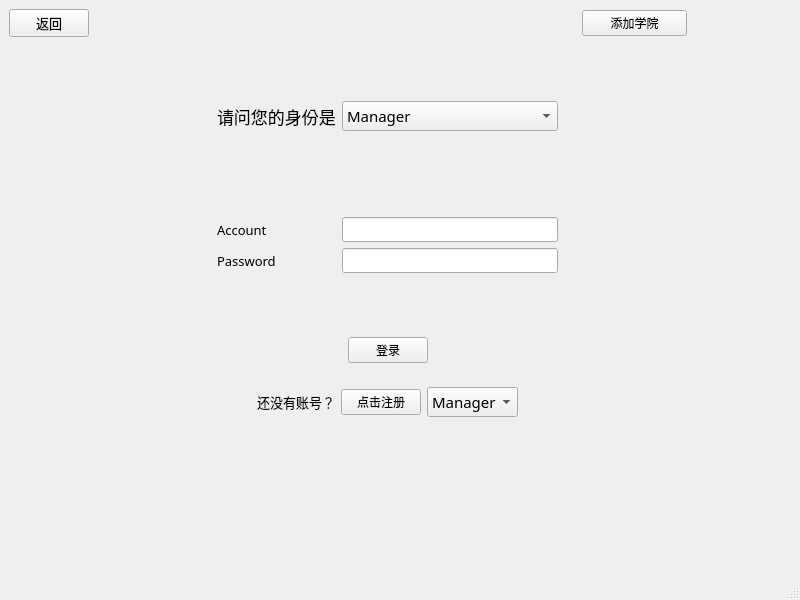
<?xml version="1.0" encoding="UTF-8"?>
<ui version="4.0">
 <class>Login</class>
 <widget class="QMainWindow" name="Login">
  <property name="geometry">
   <rect>
    <x>0</x>
    <y>0</y>
    <width>800</width>
    <height>600</height>
   </rect>
  </property>
  <property name="windowTitle">
   <string>用户登录</string>
  </property>
  <widget class="QWidget" name="centralwidget">
   <layout class="QGridLayout" name="gridLayout_3">
    <item row="1" column="2">
     <widget class="QWidget" name="widget" native="true">
      <layout class="QVBoxLayout" name="verticalLayout">
       <item>
        <spacer name="verticalSpacer_2">
         <property name="orientation">
          <enum>Qt::Vertical</enum>
         </property>
         <property name="sizeHint" stdset="0">
          <size>
           <width>20</width>
           <height>40</height>
          </size>
         </property>
        </spacer>
       </item>
       <item>
        <widget class="QWidget" name="widget_2" native="true">
         <layout class="QGridLayout" name="gridLayout_2">
          <item row="3" column="0">
           <widget class="QLabel" name="label_4">
            <property name="font">
             <font>
              <family>楷体</family>
              <pointsize>10</pointsize>
             </font>
            </property>
            <property name="text">
             <string>Account</string>
            </property>
           </widget>
          </item>
          <item row="3" column="1">
           <widget class="QLineEdit" name="lineEdit_4">
            <property name="font">
             <font>
              <family>楷体</family>
             </font>
            </property>
           </widget>
          </item>
          <item row="5" column="1">
           <spacer name="verticalSpacer_4">
            <property name="orientation">
             <enum>Qt::Vertical</enum>
            </property>
            <property name="sizeHint" stdset="0">
             <size>
              <width>20</width>
              <height>40</height>
             </size>
            </property>
           </spacer>
          </item>
          <item row="0" column="1">
           <widget class="QComboBox" name="comboBox_2">
            <property name="font">
             <font>
              <family>方正粗黑宋简体</family>
              <pointsize>11</pointsize>
             </font>
            </property>
            <item>
             <property name="text">
              <string>Manager</string>
             </property>
            </item>
            <item>
             <property name="text">
              <string>Student</string>
             </property>
            </item>
            <item>
             <property name="text">
              <string>Teacher</string>
             </property>
            </item>
           </widget>
          </item>
          <item row="1" column="1">
           <spacer name="verticalSpacer_5">
            <property name="orientation">
             <enum>Qt::Vertical</enum>
            </property>
            <property name="sizeHint" stdset="0">
             <size>
              <width>20</width>
              <height>40</height>
             </size>
            </property>
           </spacer>
          </item>
          <item row="4" column="1">
           <widget class="QLineEdit" name="lineEdit_3">
            <property name="font">
             <font>
              <family>楷体</family>
             </font>
            </property>
           </widget>
          </item>
          <item row="0" column="0">
           <widget class="QLabel" name="label_5">
            <property name="font">
             <font>
              <family>楷体</family>
              <pointsize>13</pointsize>
             </font>
            </property>
            <property name="text">
             <string>请问您的身份是</string>
            </property>
           </widget>
          </item>
          <item row="4" column="0">
           <widget class="QLabel" name="label_6">
            <property name="font">
             <font>
              <family>楷体</family>
              <pointsize>10</pointsize>
             </font>
            </property>
            <property name="text">
             <string>Password</string>
            </property>
           </widget>
          </item>
          <item row="2" column="1">
           <spacer name="verticalSpacer_6">
            <property name="orientation">
             <enum>Qt::Vertical</enum>
            </property>
            <property name="sizeHint" stdset="0">
             <size>
              <width>20</width>
              <height>40</height>
             </size>
            </property>
           </spacer>
          </item>
         </layout>
        </widget>
       </item>
       <item>
        <widget class="QWidget" name="widget_3" native="true">
         <layout class="QHBoxLayout" name="horizontalLayout">
          <item>
           <spacer name="horizontalSpacer">
            <property name="orientation">
             <enum>Qt::Horizontal</enum>
            </property>
            <property name="sizeHint" stdset="0">
             <size>
              <width>40</width>
              <height>20</height>
             </size>
            </property>
           </spacer>
          </item>
          <item>
           <widget class="QPushButton" name="pushButton_2">
            <property name="font">
             <font>
              <family>楷体</family>
             </font>
            </property>
            <property name="text">
             <string>登录</string>
            </property>
           </widget>
          </item>
          <item>
           <spacer name="horizontalSpacer_2">
            <property name="orientation">
             <enum>Qt::Horizontal</enum>
            </property>
            <property name="sizeHint" stdset="0">
             <size>
              <width>40</width>
              <height>20</height>
             </size>
            </property>
           </spacer>
          </item>
         </layout>
        </widget>
       </item>
       <item>
        <widget class="QWidget" name="widget_4" native="true">
         <layout class="QHBoxLayout" name="horizontalLayout_2">
          <item>
           <spacer name="horizontalSpacer_3">
            <property name="orientation">
             <enum>Qt::Horizontal</enum>
            </property>
            <property name="sizeHint" stdset="0">
             <size>
              <width>40</width>
              <height>20</height>
             </size>
            </property>
           </spacer>
          </item>
          <item>
           <widget class="QLabel" name="label_7">
            <property name="font">
             <font>
              <family>楷体</family>
              <pointsize>10</pointsize>
             </font>
            </property>
            <property name="text">
             <string>还没有账号？</string>
            </property>
           </widget>
          </item>
          <item>
           <widget class="QPushButton" name="pushButton_3">
            <property name="font">
             <font>
              <family>楷体</family>
             </font>
            </property>
            <property name="text">
             <string>点击注册</string>
            </property>
           </widget>
          </item>
          <item>
           <widget class="QComboBox" name="comboBox_3">
            <property name="font">
             <font>
              <family>方正粗黑宋简体</family>
              <pointsize>11</pointsize>
             </font>
            </property>
            <item>
             <property name="text">
              <string>Manager</string>
             </property>
            </item>
            <item>
             <property name="text">
              <string>Student</string>
             </property>
            </item>
            <item>
             <property name="text">
              <string>Teacher</string>
             </property>
            </item>
           </widget>
          </item>
          <item>
           <spacer name="horizontalSpacer_4">
            <property name="orientation">
             <enum>Qt::Horizontal</enum>
            </property>
            <property name="sizeHint" stdset="0">
             <size>
              <width>40</width>
              <height>20</height>
             </size>
            </property>
           </spacer>
          </item>
         </layout>
        </widget>
       </item>
      </layout>
     </widget>
    </item>
    <item row="0" column="1">
     <spacer name="horizontalSpacer_6">
      <property name="orientation">
       <enum>Qt::Horizontal</enum>
      </property>
      <property name="sizeHint" stdset="0">
       <size>
        <width>40</width>
        <height>20</height>
       </size>
      </property>
     </spacer>
    </item>
    <item row="2" column="2">
     <spacer name="verticalSpacer">
      <property name="orientation">
       <enum>Qt::Vertical</enum>
      </property>
      <property name="sizeHint" stdset="0">
       <size>
        <width>20</width>
        <height>40</height>
       </size>
      </property>
     </spacer>
    </item>
    <item row="0" column="0">
     <widget class="QPushButton" name="pushButton">
      <property name="font">
       <font>
        <family>楷体</family>
        <pointsize>10</pointsize>
       </font>
      </property>
      <property name="text">
       <string>返回</string>
      </property>
     </widget>
    </item>
    <item row="1" column="4">
     <spacer name="horizontalSpacer_5">
      <property name="orientation">
       <enum>Qt::Horizontal</enum>
      </property>
      <property name="sizeHint" stdset="0">
       <size>
        <width>40</width>
        <height>20</height>
       </size>
      </property>
     </spacer>
    </item>
    <item row="1" column="3">
     <spacer name="horizontalSpacer_7">
      <property name="orientation">
       <enum>Qt::Horizontal</enum>
      </property>
      <property name="sizeHint" stdset="0">
       <size>
        <width>40</width>
        <height>20</height>
       </size>
      </property>
     </spacer>
    </item>
    <item row="0" column="3">
     <widget class="QPushButton" name="btnAddInstitute">
      <property name="text">
       <string>添加学院</string>
      </property>
     </widget>
    </item>
   </layout>
  </widget>
  <widget class="QMenuBar" name="menubar">
   <property name="geometry">
    <rect>
     <x>0</x>
     <y>0</y>
     <width>800</width>
     <height>26</height>
    </rect>
   </property>
  </widget>
  <widget class="QStatusBar" name="statusbar"/>
 </widget>
 <resources/>
 <connections/>
</ui>
